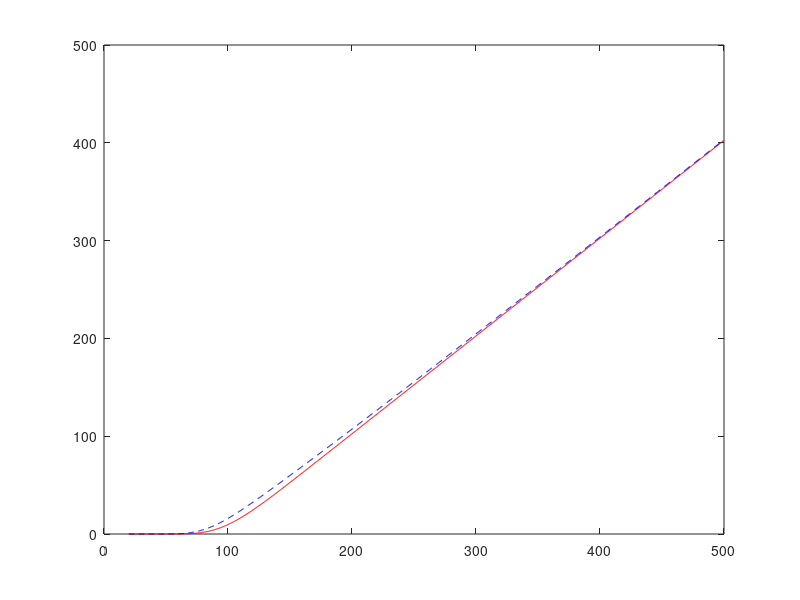

The MATLAB source for this figure: (Note: this script raises an error after producing the figure.)
function optionComp

%% Financial parameters %%
K = 100;
r = 0.05;
q = 0.00;
T = 0.5;
sigma = 0.3;
S0 = 20:0.5:500;

%% Jump parameters %%
lambda = 0.5;
mu = -0.90;
delta = 0.45;
iter = 100;
alpha = exp(mu + 0.5*delta^2) - 1;
lambdaF = lambda*(1+alpha);

%% Useful functions %%
N = @(x) 0.5 + 0.5*erf(x/sqrt(2));
z1 = @(x,t,u) (log(x) + (r-q+0.5*sigma^2).*(u-t)) ./ (sigma*sqrt(u-t));
z2 = @(x,t,u) (log(x) + (r-q-0.5*sigma^2).*(u-t)) ./ (sigma*sqrt(u-t));
call = @(x,t) -K.*exp(-r.*(T-t)).*N(z2(x./K,t,T)) ...
        + x.*exp(-q.*(T-t)).*N(z1(x./K,t,T));

%% Computing the jump-diffusion European call option price %%
Cj = zeros(length(S0),1);
for i = 1:length(S0)
    sum = 0;
    for n = 0:iter
        rF = r - lambda*alpha + (n*log(1+alpha))/T;
        sigmaF = sqrt(sigma^2 + (n*delta^2)/T);
        d1 = (log(S0(i)./K) + (rF - q + 0.5*sigmaF^2)*T)/(sigmaF*sqrt(T));
        d2 = d1 - sigmaF*sqrt(T);
        JF = ((lambdaF*T)^n/factorial(n))*exp(-lambdaF*T);
        CBSM = S0(i).*exp(-q*T)*N(d1) - K*exp(-rF*T)*N(d2);
        sum = sum + JF*CBSM;
    end
    Cj(i) = sum;
end
C = call(S0(:),0);

%% Plotting the results %%
set(gca,'FontSize',18,'fontWeight','bold')
set(findall(gcf,'type','text'),'FontSize',18,'fontWeight','bold')

figure (1);
plot(S0,C,'r',S0,Cj,'b--');
legend('Black-Scholes','Lognormal jumps',4);
axis([0 500 0 max(Cj)]);
title('Black-Scholes versus Merton''s model with lognormal jumps');
xlabel('Asset price (S_0)');
ylabel('Call option value (V_0(S_0,0))');
grid on;

figure (2);
plot(S0,Cj-C);
title('Difference between Merton`s model and Black-Scholes');
xlabel('Asset price (S_0)');
ylabel('Call option difference (v_M - v)');
grid on;
end